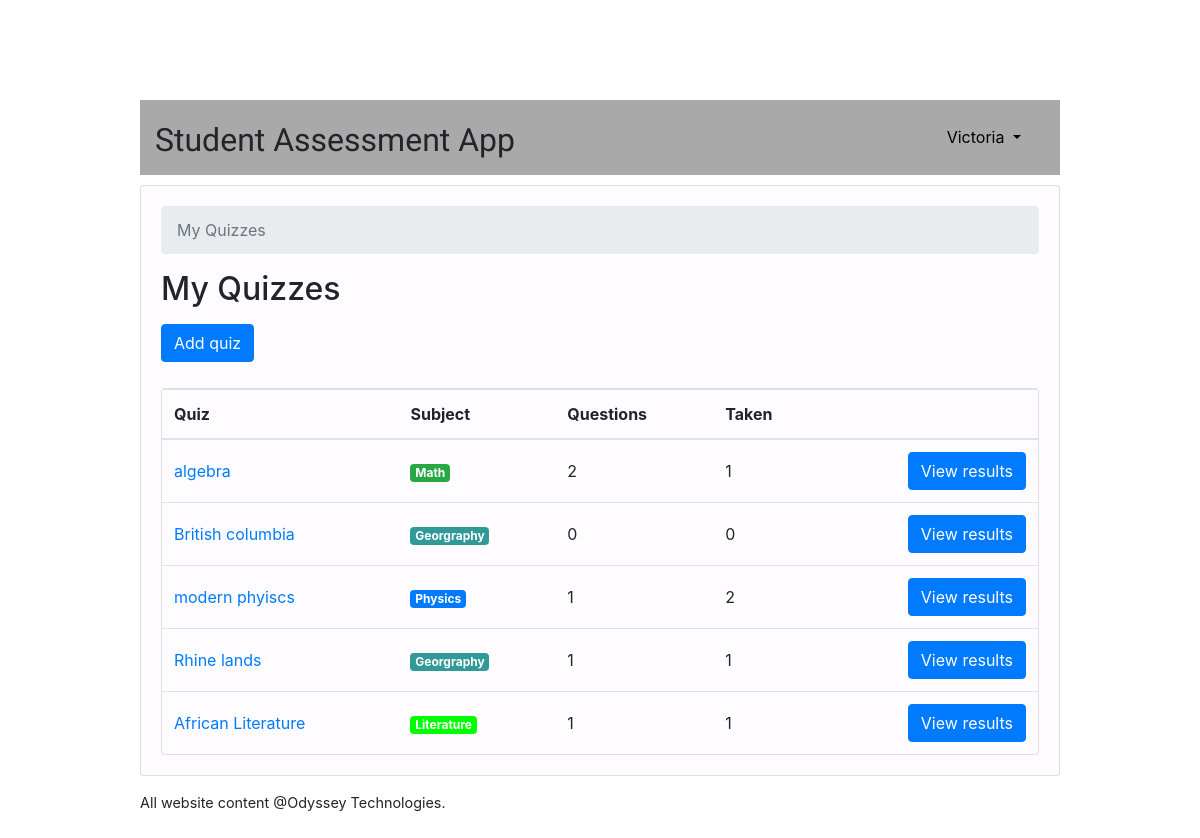
/teachers/ (signed in), run on the app's committed database.
### classroom/models.py (models this page shows, shortened)
class User(AbstractUser):
    is_student = models.BooleanField(default=False)
    is_teacher = models.BooleanField(default=False)

class Quiz(models.Model):
    owner = models.ForeignKey(User, on_delete=models.CASCADE, related_name='quizzes')
    name= models.CharField(max_length=255)
    subject = models.ForeignKey(Subject, on_delete=models.CASCADE, related_name='quizzes')

class Subject(models.Model):
    name = models.CharField(max_length=30)
    color = models.CharField(max_length=7, default='#007bff')
    image = models.ImageField(upload_to= "static/img", default=0)
    def get_html_badge(self):
        name = escape(self.name)
        color = escape(self.color)
        html = '<span class="badge badge-primary" style="background-color: %s">%s</span>' % (color, name)
        return mark_safe(html)

### classroom/views/teachers.py (the view)
# urls.py: path('', students.QuizListView.as_view(), name='quiz_list'),
@method_decorator([login_required, teacher_required], name='dispatch')
class QuizListView(ListView):
    model = Quiz
    ordering = ('name', )
    context_object_name = 'quizzes'
    template_name = 'classroom/teachers/quiz_change_list.html'
    def get_queryset(self):
        queryset = self.request.user.quizzes \
            .select_related('subject') \
            .annotate(questions_count=Count('questions', distinct=True)) \
            .annotate(taken_count=Count('taken_quizzes', distinct=True))
        return queryset

### classroom/templates/classroom/teachers/quiz_change_list.html
{% extends 'base.html' %}
{% block content %}
  <nav aria-label="breadcrumb">
    <ol class="breadcrumb">
      <li class="breadcrumb-item active" aria-current="page">My Quizzes</li>
    </ol>
  </nav>
  <h2 class="mb-3">My Quizzes</h2>
  <a href="{% url 'teachers:quiz_add' %}" class="btn btn-primary mb-3" role="button">Add quiz</a>
  <div class="card">
    <table class="table mb-0">
      <thead>
        <tr>
          <th>Quiz</th>
          <th>Subject</th>
          <th>Questions</th>
          <th>Taken</th>
          <th></th>
        </tr>
      </thead>
      <tbody>
        {% for quiz in quizzes %}
          <tr>
            <td class="align-middle"><a href="{% url 'teachers:quiz_change' quiz.pk %}">{{ quiz.name}}</a></td>
            <td class="align-middle">{{ quiz.subject.get_html_badge }}</td>
            <td class="align-middle">{{ quiz.questions_count }}</td>
            <td class="align-middle">{{ quiz.taken_count }}</td>
            <td class="text-right">
              <a href="{% url 'teachers:quiz_results' quiz.pk %}" class="btn btn-primary">View results</a>
            </td>
          </tr>
        {% empty %}
          <tr>
            <td class="bg-light text-center font-italic" colspan="5">You haven't created any quiz yet.</td>
          </tr>
        {% endfor %}
      </tbody>
    </table>
  </div>
{% endblock %}

### templates/base.html (shortened to what this page needs)
{% load static %}<!doctype html>
<html lang="en">
  <head>
    <link rel="stylesheet" href="https://maxcdn.bootstrapcdn.com/bootstrap/4.0.0/css/bootstrap.min.css">
    <link rel="stylesheet" type="text/css" href="{% static 'vendor/fontello-2f186091/css/fontello.css' %}">
    <link rel="stylesheet" type="text/css" href="{% static 'css/app.css' %}">
    {% if user.is_authenticated and user.is_teacher %}
      <link rel="stylesheet" type="text/css" href="{% static 'css/teachers.css' %}">
    {% else %}
      <link rel="stylesheet" type="text/css" href="{% static 'css/students.css' %}">
    {% endif %}
  </head>
  <body>
    <div class="container my-4">
      <div class="row justify-content-center">
        <div class="col-md-10 col-sm-12">
          <div class="row" style="background-color: #a9a9a9; margin:0">
            <div class="col-6">
              <h1 class="logo">
                <a href="{% url 'home' %}">
                  Student Assessment App
                </a>
              </h1>
            </div>
              <nav class= "navbar navbar-expand-sm navbar-dark" style="margin-left: auto;" >
                <div class= "container" > <div class= "collapse navbar-collapse" id= "mainMenu" >
                    {% if user.is_authenticated %}
                    <ul class= "navbar-nav ml-auto" >
                     <li class= "nav-item dropdown" >
                     <a class= "nav-link dropdown-toggle" style="color: black;" href= "#" id= "userMenu" data-toggle= "dropdown" aria-haspopup= "true" aria-expanded= "false" > {{ user.username }} </a>
                  </li>
                </ul> {% else %} <form class= "form-inline ml-auto" >
                  <a href= " {% url 'login' %} " class= "btn btn-secondary ml-2" > Login </a>
                  <a href= " {% url 'signup' %} " class= "btn btn-primary ml-2" > Sign up </a>
                </form>
                {% endif %}
                </div>
              </div>
              </nav>
          </div>
          <div class="card mb-3">
            <div class="card-body">
              {% block content %}
              {% endblock %}
            </div>
          </div>
          <footer>
             All website content @Odyssey Technologies.
          </footer>
        </div>
      </div>
    </div>
  </body>
</html>

### static/css/app.css (style rules this page uses)
.logo { font-family: 'Clicker Script', cursive; }
.logo a { color: #212529; text-decoration: none; }
.navbar { position: relative; display: -webkit-box; display: -ms-flexbox; display: flex; -ms-flex-wrap: wrap; flex-wrap: wrap; -webkit-box-align: center; -ms-flex-align: center; align-items: center; -webkit-box-pack: justify; -ms-flex-pack: justify; justify-content: space-between; padding: .5rem 1rem; }
footer { font-size: .9rem; }
h1 { display: block; font-size: 2em; margin-block-start: 0.67em; margin-block-end: 0.67em; margin-inline-start: 0px; margin-inline-end: 0px; margin-bottom: 15px; }
.justify-content-center { -webkit-box-pack: center!important; -ms-flex-pack: center!important; justify-content: center!important; margin-top: 100px; }
.card { position: relative; margin-top: 10px; display: -webkit-box; display: -ms-flexbox; display: flex; -webkit-box-orient: vertical; -webkit-box-direction: normal; -ms-flex-direction: column; flex-direction: column; min-width: 0; word-wrap: break-word; background-color: #FEFCFF; background-clip: border-box; border: 1px solid rgba(0,0,0,.125); border-radius: .25rem; }

### static/css/teachers.css (style rules this page uses)
body { background-color: #fff; }

### data on the page
User: username "Victoria"
Quiz: name "algebra", subject.get_html_badge "Math", questions_count "2", taken_count "1"
Quiz: name "British columbia", subject.get_html_badge "Georgraphy", questions_count "0", taken_count "0"
Quiz: name "modern phyiscs", subject.get_html_badge "Physics", questions_count "1", taken_count "2"
Quiz: name "Rhine lands", subject.get_html_badge "Georgraphy", questions_count "1", taken_count "1"
Quiz: name "African Literature", subject.get_html_badge "Literature", questions_count "1", taken_count "1"
